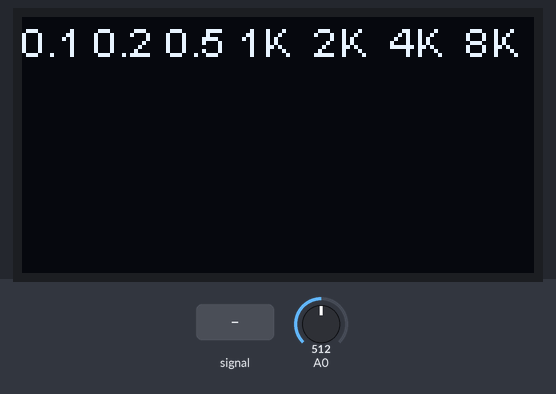
A sketch run on a simulated ESP8266 (NodeMCU). Parts: 128×64 one-colour display. The test bench sets the inputs (shaded band); at power-on: A0 = 512.

Above: at 1.2 s.
1.3 s: A0 fed a 200 Hz sine of ±81 counts around its level
At 1.49 s:
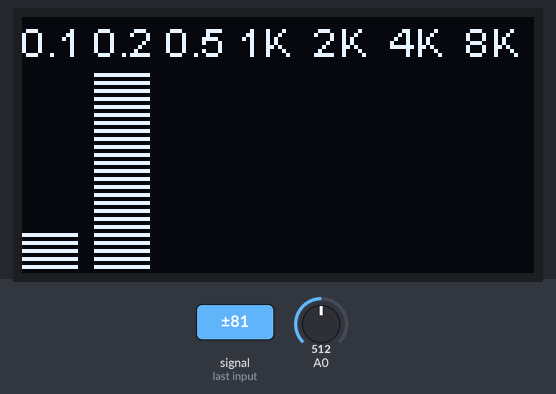
2.8 s: A0 set to 716
At 2.96 s:
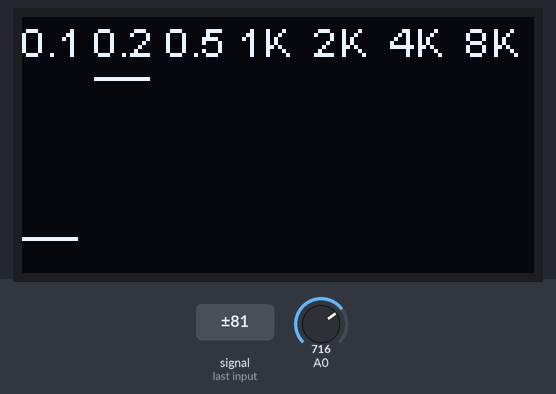
4.3 s: A0 set to 900
At 4.67 s:
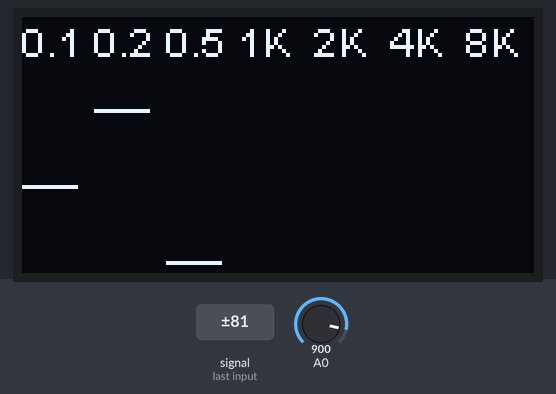
5.8 s: A0 fed a 200 Hz sine of ±81 counts around its level
At 6.19 s:
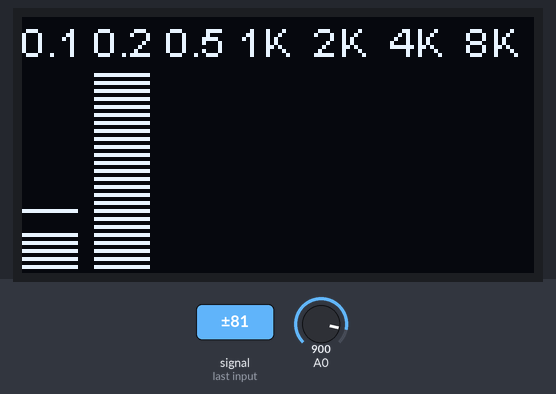
7.3 s: A0 set to 1023
At 7.47 s:
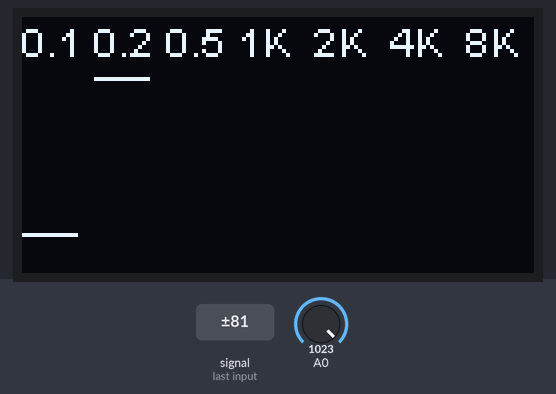
Timing chart, 0 to 9.8 s (numbered marks = the images above; inputs shaded):
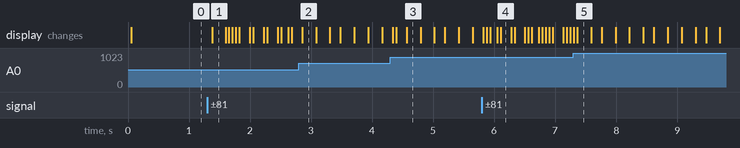

The sketch:

1-07.AudioSpectrumAnalizer.ino
```cpp
// (licence header left out)
//#include <oled.h>
//#include <Wire.h>
#include "arduinoFFT.h" // Standard Arduino FFT library
// https://github.com/kosme/arduinoFFT, in IDE, Sketch, Include Library, Manage Library, then search for FFT
arduinoFFT FFT = arduinoFFT();
/////////////////////////////////////////////////////////////////////////
// Comment out the display your nNOT using e.g. if you have a 1.3" display comment out the SSD1306 library and object
#include "SH1106.h"     // https://github.com/squix78/esp8266-oled-ssd1306
SH1106 display(0x3c, 4,5); // 1.3" OLED display object definition (address, SDA, SCL) Connect OLED SDA , SCL pins to ESP SDA, SCL pins
//OLED display=OLED(4,5,16);    //esp8266

//#include "SSD1306.h"  // https://github.com/squix78/esp8266-oled-ssd1306
//SSD1306 display(0x3c, D3,D4);  // 0.96" OLED display object definition (address, SDA, SCL) Connect OLED SDA , SCL pins to ESP SDA, SCL pins
/////////////////////////////////////////////////////////////////////////
#define SAMPLES 256              //Must be a power of 2
#define SAMPLING_FREQUENCY 10000 //Hz, must be 10000 or less due to ADC conversion time. Determines maximum frequency that can be analysed by the FFT.
#define amplitude 50
unsigned int sampling_period_us;
unsigned long microseconds;
byte peak[] = {0,0,0,0,0,0,0};
double vReal[SAMPLES];
double vImag[SAMPLES];
unsigned long newTime, oldTime;
/////////////////////////////////////////////////////////////////////////
void setup() {
  Serial.begin(115200);
  Wire.begin(5,4); // SDA, SCL
  display.init();
  display.setFont(ArialMT_Plain_10);
  display.flipScreenVertically(); // Adjust to suit or remove
  sampling_period_us = round(1000000 * (1.0 / SAMPLING_FREQUENCY));
}

void loop() {
  display.clear();
  display.drawString(0,0,"0.1 0.2 0.5 1K  2K  4K  8K");
  for (int i = 0; i < SAMPLES; i++) {
    newTime = micros()-oldTime;
    oldTime = newTime;
    vReal[i] = analogRead(A0); // A conversion takes about 1mS on an ESP8266
    vImag[i] = 0;
    while (micros() < (newTime + sampling_period_us)) { /* do nothing to wait */ }
  }
  FFT.Windowing(vReal, SAMPLES, FFT_WIN_TYP_HAMMING, FFT_FORWARD);
  FFT.Compute(vReal, vImag, SAMPLES, FFT_FORWARD);
  FFT.ComplexToMagnitude(vReal, vImag, SAMPLES);
  for (int i = 2; i < (SAMPLES/2); i++){ // Don't use sample 0 and only first SAMPLES/2 are usable. Each array eleement represents a frequency and its value the amplitude.
    if (vReal[i] > 200) { // Add a crude noise filter, 4 x amplitude or more
      if (i<=5 )             displayBand(0,(int)vReal[i]/amplitude); // 125Hz
      if (i >5   && i<=12 )  displayBand(1,(int)vReal[i]/amplitude); // 250Hz
      if (i >12  && i<=32 )  displayBand(2,(int)vReal[i]/amplitude); // 500Hz
      if (i >32  && i<=62 )  displayBand(3,(int)vReal[i]/amplitude); // 1000Hz
      if (i >62  && i<=105 ) displayBand(4,(int)vReal[i]/amplitude); // 2000Hz
      if (i >105 && i<=120 ) displayBand(5,(int)vReal[i]/amplitude); // 4000Hz
      if (i >120 && i<=146 ) displayBand(6,(int)vReal[i]/amplitude); // 8000Hz
      //Serial.println(i);
    }
    for (byte band = 0; band <= 6; band++) display.drawHorizontalLine(18*band,64-peak[band],14);
  }
  if (millis()%4 == 0) {for (byte band = 0; band <= 6; band++) {if (peak[band] > 0) peak[band] -= 1;}} // Decay the peak
  display.display();
}

void displayBand(int band, int dsize){
  int dmax = 50;
  if (dsize > dmax) dsize = dmax;
  for (int s = 0; s <= dsize; s=s+2){display.drawHorizontalLine(18*band,64-s, 14);}
  if (dsize > peak[band]) {peak[band] = dsize;}
}
```

Measured:
- after the input at 1.3 s, the display: changes after 0.08 s (image 1)
